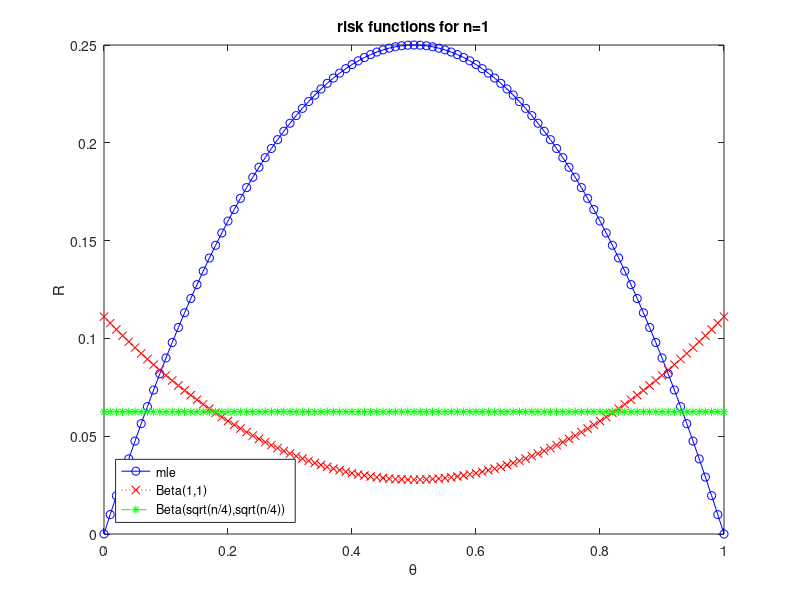

Here is the MATLAB script that generated this plot: (Note: this script raises an error after producing the figure.)
%% Bernoulli Risk Function Demo
%
%%
Ns = [1 10 50];
for i=1:length(Ns)
  n = Ns(i);
  figure();

  ps = 0:0.01:1;
  
  R = ps.*(1-ps)/n;
  plot(ps, R, 'b-o');
  hold on
  
  a = 1;  b = a;
  R = (n*ps.*(1-ps)) ./ ((a+b+n)^2) + ((n*ps + a)./(a+b+n) - ps).^2;
  plot(ps, R, 'r:x');
  
  
  a = sqrt(n/4); b = a;
  R = (n*ps.*(1-ps)) ./ ((a+b+n)^2) + ((n*ps + a)./(a+b+n) - ps).^2;
  plot(ps, R, 'g--*');
  
  str = sprintf('sqrt(n/4)');
  legend('mle', 'Beta(1,1)', sprintf('Beta(%s,%s)',str,str), 'location', 'southwest')
  xlabel('\theta')
  ylabel('R')
  title(sprintf('risk functions for n=%d',n))
  printPmtkFigure(sprintf('riskFnBernoulliN%d', n));
end

ns = 1:40;
figure();
R = 1./(6*ns);
plot(ns,R, 'bo-', 'linewidth', 2);
hold on

R = 1./(6*(2+ns));
plot(ns,R, 'r:x', 'linewidth', 2);

R = ns./(4* (ns+sqrt(ns)).^2);
plot(ns,R, 'g--*', 'linewidth', 2);

xlabel('n');
ylabel('bayes risk for uniform prior')
legend('mle', 'Beta(1,1)', sprintf('Beta(%s,%s)',str,str), 'location', 'northeast');
printPmtkFigure('riskFnBernoulliBayes'); 


ns = 15:40;

figure();
R = 1./(6*ns);
plot(ns,R, 'bo-', 'linewidth', 2);
hold on

R = 1./(6*(2+ns));
plot(ns,R, 'r:x', 'linewidth', 2);

R = ns./(4* (ns+sqrt(ns)).^2);
plot(ns,R, 'g--*', 'linewidth', 2);

xlabel('n');
ylabel('bayes risk for uniform prior')
legend('mle', 'Beta(1,1)', sprintf('Beta(%s,%s)',str,str), 'location', 'northeast');
printPmtkFigure('riskFnBernoulliBayes15to40'); 